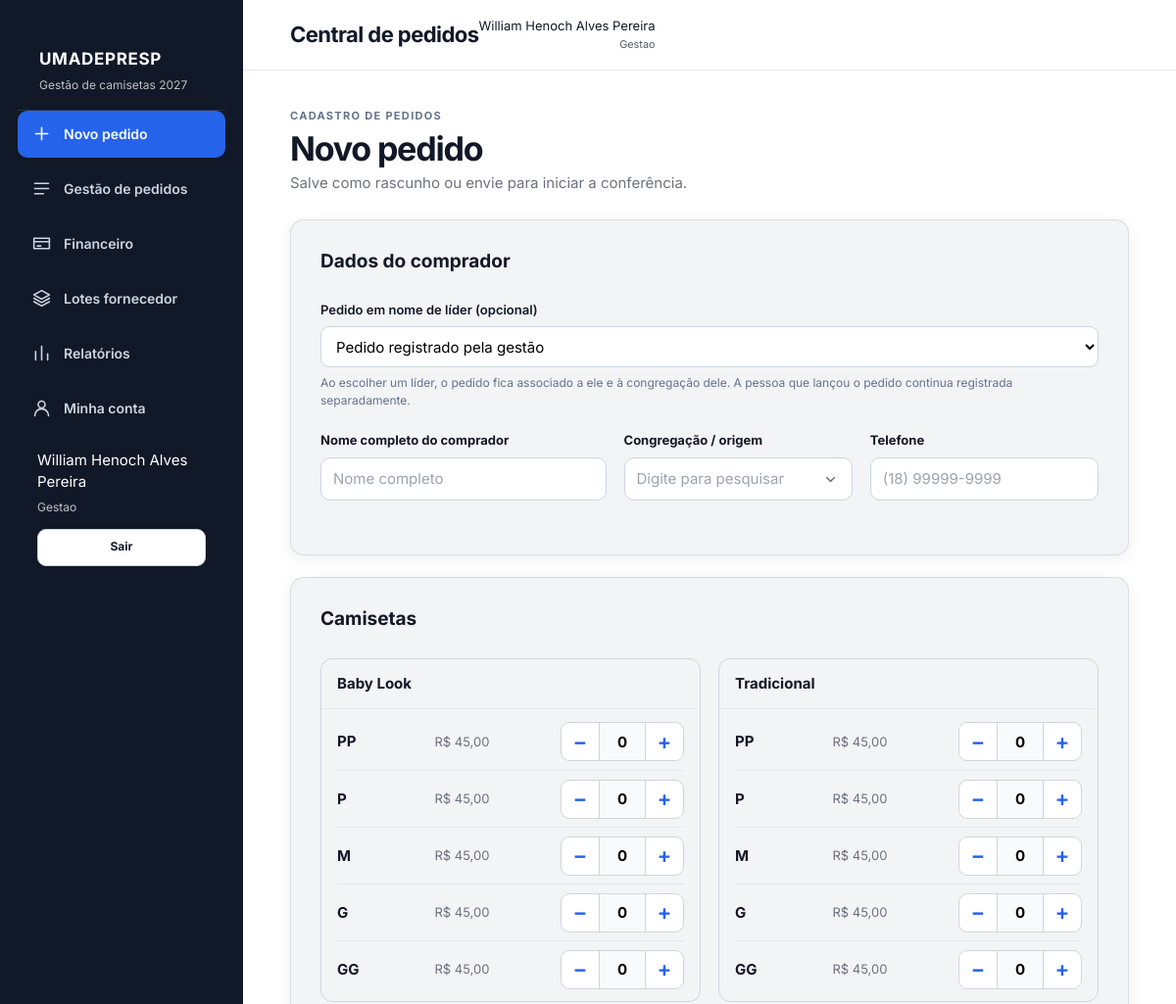
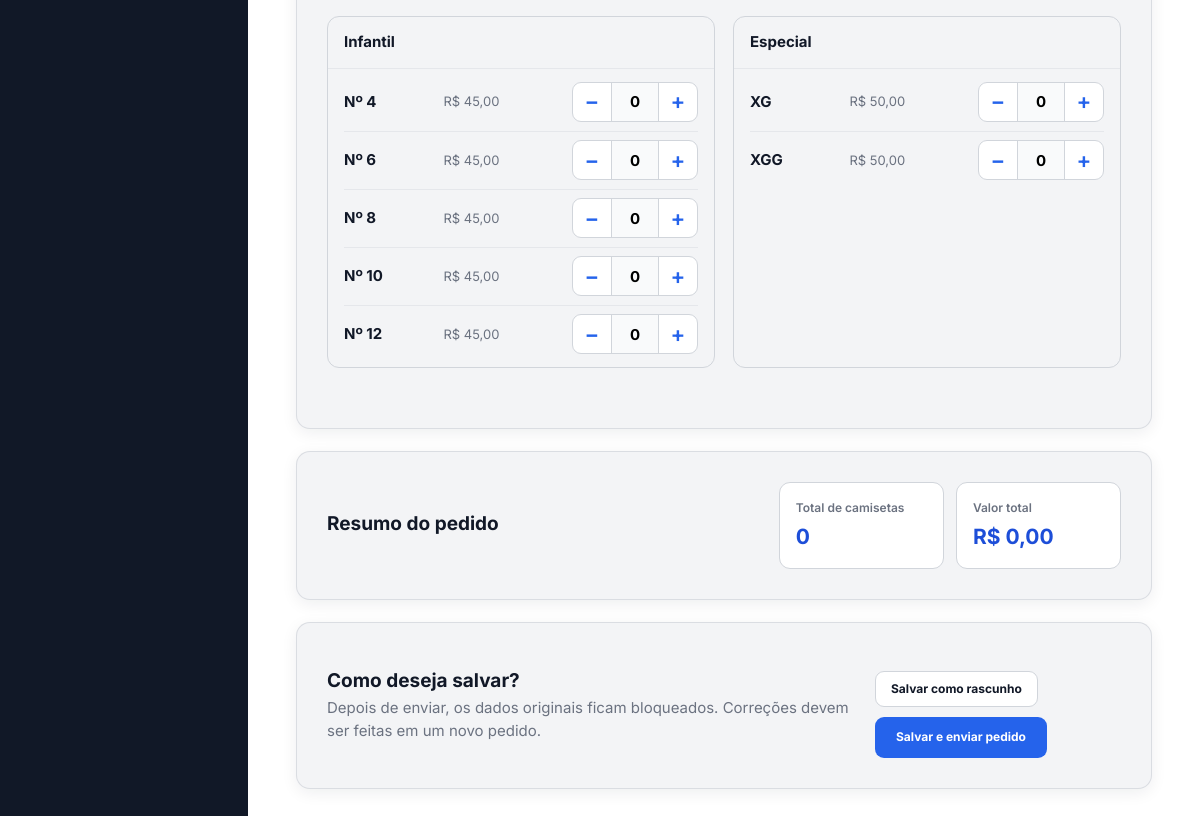
The app's page /view/pedidos.php (signed in) with its own data (2 pictures, top to bottom).
### tables this page shows
CREATE TABLE `usuarios` (
  `id` int(10) UNSIGNED NOT NULL,
  `nome_completo` varchar(180) NOT NULL,
  `email` varchar(190) NOT NULL,
  `telefone` varchar(30) DEFAULT NULL,
  `data_nascimento` date NOT NULL,
  `senha_hash` varchar(255) NOT NULL,
  `congregacao_id` int(10) UNSIGNED DEFAULT NULL,
  `perfil` enum('master','gestao','lider') NOT NULL DEFAULT 'lider',
  `status` enum('aguardando_aprovacao','ativo','inativo','bloqueado') NOT NULL DEFAULT 'aguardando_aprovacao',
  `senha_inicial_ativa` tinyint(1) NOT NULL DEFAULT 1,
  `criado_em` datetime NOT NULL DEFAULT current_timestamp(),
  `atualizado_em` datetime NOT NULL DEFAULT current_timestamp() ON UPDATE current_timestamp()
);

CREATE TABLE `camisetas` (
  `id` int(10) UNSIGNED NOT NULL,
  `modelo` varchar(60) NOT NULL,
  `tamanho` varchar(20) NOT NULL,
  `valor` decimal(10,2) NOT NULL,
  `ativo` tinyint(1) NOT NULL DEFAULT 1,
  `ordem_exibicao` int(10) UNSIGNED NOT NULL
);

### config/bootstrap.php (called while the page is built, shortened)
<?php
require_once APP_ROOT . '/model/Sistema.php';
function app_config($chave = null)
{
    $config = $GLOBALS['app_config'];
    return $chave === null ? $config : ($config[$chave] ?? null);
}
function app_system()
{
    static $sistema = null;
    if ($sistema === null) $sistema = new Sistema(app_config('database'));
    return $sistema;
}
function e($valor)
{
    return htmlspecialchars((string) $valor, ENT_QUOTES | ENT_SUBSTITUTE, 'UTF-8');
}
function obter_formulario_anterior()
{
    $dados = $_SESSION['formulario_anterior'] ?? [];
    return $dados;
}
function app_url($caminho = '')
{
    $script = str_replace('\\', '/', (string) ($_SERVER['SCRIPT_NAME'] ?? ''));
    $partes = explode('/', trim($script, '/'));
    if (count($partes) >= 2 && in_array($partes[count($partes) - 2], ['view', 'processamento'], true)) {
        array_pop($partes);
        array_pop($partes);
    } else {
        array_pop($partes);
    }
    $raiz = $partes ? '/' . implode('/', $partes) : '';
    return $raiz . '/' . ltrim($caminho, '/');
}
function app_current_user()
{
    try {
        $usuario = app_system()->obterUsuario((int) $_SESSION['usuario']['id']);
        unset($usuario['senha_hash']);
        return $usuario;
    } catch (Throwable $e) {
        unset($_SESSION['usuario']);
        return null;
    }
}
function app_require_login()
{
    if (!app_current_user()) {
        flash('erro', 'Entre com seu e-mail e senha para continuar.');
        app_redirect('view/login.php');
    }
}
function app_has_permission($permissao)
{
    $usuario = app_current_user();
    $override = app_system()->obterPermissao((int) $usuario['id'], $permissao);
    if ($override !== null) return (bool) $override;
    $padroes = [
        'gestao' => [
            'criar_pedido' => true,
            'pedidos_ver_todos' => true,
            'financeiro' => true,
            'lotes' => true,
            'relatorios' => true,
            'criar_pedido_em_nome_de_outro' => true,
            'alterar_status_operacional' => true,
            'registrar_pagamentos' => true,
            'gerar_lotes' => true,
        ],
        'lider' => [
            'criar_pedido' => true,
            'meus_pedidos' => true,
        ],
    ];
    return !empty($padroes[$usuario['perfil']][$permissao]);
}
function app_require_permission($permissao)
{
    app_require_login();
}
function app_is_management()
{
    $u = app_current_user();
    return $u && in_array($u['perfil'], ['master', 'gestao'], true);
}
function formatar_moeda($valor)
{
    return 'R$ ' . number_format((float) $valor, 2, ',', '.');
}

### model/Sistema.php (called while the page is built, shortened)
<?php
class Sistema
{
    private $db;
    public function __construct(array $config)
    {
        try {
            $this->db = new mysqli(
                $config['host'],
                $config['user'],
                $config['password'],
                $config['name'],
                $config['port']
            );
            $this->db->set_charset('utf8mb4');
        } catch (Throwable $e) {
            throw new RuntimeException('Não foi possível conectar ao banco. Confira config/config.php e importe database/umadepresp.sql.');
        }
    }
    private function stmt($sql, $types = '', array $params = [])
    {
        $stmt = $this->db->prepare($sql);
        if ($types !== '' && $params) {
            $refs = [];
            foreach ($params as $key => $value) {
                $refs[$key] = &$params[$key];
            }
            array_unshift($refs, $types);
            call_user_func_array([$stmt, 'bind_param'], $refs);
        }
        $stmt->execute();
        return $stmt;
    }
    private function one($sql, $types = '', array $params = [])
    {
        $row = $this->stmt($sql, $types, $params)->get_result()->fetch_assoc();
        return $row ?: null;
    }
    private function all($sql, $types = '', array $params = [])
    {
        return $this->stmt($sql, $types, $params)->get_result()->fetch_all(MYSQLI_ASSOC);
    }
    public function obterUsuario($id)
    {
        return $this->one(
            'SELECT u.*, c.nome AS congregacao_nome FROM usuarios u LEFT JOIN congregacoes c ON c.id = u.congregacao_id WHERE u.id = ? LIMIT 1',
            'i', [(int) $id]
        );
    }
    public function obterPermissao($usuarioId, $permissao)
    {
        $row = $this->one('SELECT permitido FROM usuario_permissoes WHERE usuario_id = ? AND permissao = ? LIMIT 1', 'is', [(int) $usuarioId, $permissao]);
        return $row ? (bool) $row['permitido'] : null;
    }
    public function listarCamisetas()
    {
        return $this->all('SELECT id, modelo, tamanho, valor, ordem_exibicao FROM camisetas WHERE ativo = 1 ORDER BY ordem_exibicao, id');
    }
}

### view/partials/formPedido.php (the view, shortened to what this page needs)
<?php
$modo = $modo ?? 'cadastrar';
$pedido = $pedido ?? null;
$dadosFormulario = $dadosFormulario ?? [];
$usuarioAtual = app_current_user();
$ehGestao = app_is_management();
$nomeComprador = $dadosFormulario['nome_comprador'] ?? ($pedido['nome_comprador'] ?? '');
$telefone = $dadosFormulario['telefone'] ?? ($pedido['telefone'] ?? '');
$quantidadesAtuais = [];
$congregacaoSelecionada = '';
$camisetasPorModelo = [];
foreach ($camisetas as $camiseta) $camisetasPorModelo[$camiseta['modelo']][] = $camiseta;
?>
<form class="pedido-form" action="<?= e(app_url('processamento/processamentoPedido.php')) ?>" method="POST" data-pedido-form>
    <section class="card bloco-formulario" aria-labelledby="titulo-comprador">
        <div class="section-heading"><div><h2 id="titulo-comprador">Dados do comprador</h2></div></div>
        <?php if ($ehGestao && app_has_permission('criar_pedido_em_nome_de_outro')): ?>
        <div class="campo-mod mod-section"><label for="responsavel_id">Pedido em nome de líder (opcional)</label>
            <select id="responsavel_id" name="responsavel_id"><option value="">Pedido registrado pela gestão</option>
            </select><small>Ao escolher um líder, o pedido fica associado a ele e à congregação dele. A pessoa que lançou o pedido continua registrada separadamente.</small>
        </div>
        <?php elseif (!$ehGestao): ?><input type="hidden" name="responsavel_id" value="<?= (int) $usuarioAtual['id'] ?>"><?php endif; ?>
        <div class="form-grid comprador-grid">
            <div class="campo campo-amplo"><label for="nome_comprador">Nome completo do comprador</label><input id="nome_comprador" name="nome_comprador" type="text" maxlength="150" value="<?= e($nomeComprador) ?>" placeholder="Nome completo" autocomplete="name" required><span class="campo-erro" data-erro-campo="nome_comprador"></span></div>
            <?php if ($ehGestao): ?>
            <div class="campo combobox" data-combobox><label for="congregacao_busca">Congregação / origem</label><div class="combobox-input-wrap"><input id="congregacao_busca" type="search" value="<?= e($congregacaoSelecionada) ?>" placeholder="Digite para pesquisar" autocomplete="off" role="combobox" aria-expanded="false" aria-controls="lista-congregacoes" aria-autocomplete="list" aria-haspopup="listbox" spellcheck="false" required><svg aria-hidden="true" viewBox="0 0 24 24"><path d="m7 10 5 5 5-5"/></svg></div>
                <span class="campo-erro" data-erro-campo="congregacao_id"></span>
            </div>
            <?php else: ?>
            <div class="campo"><label>Congregação</label><input type="text" value="<?= e($usuarioAtual['congregacao_nome'] ?? $congregacaoSelecionada) ?>" readonly><input type="hidden" id="congregacao_id" name="congregacao_id" value="<?= (int) $usuarioAtual['congregacao_id'] ?>"></div>
            <?php endif; ?>
            <div class="campo"><label for="telefone">Telefone</label><input id="telefone" name="telefone" type="tel" maxlength="20" value="<?= e($telefone) ?>" placeholder="(18) 99999-9999" autocomplete="tel" required><span class="campo-erro" data-erro-campo="telefone"></span></div>
        </div>
    </section>
    <section class="card bloco-formulario" aria-labelledby="titulo-camisetas"><div class="section-heading"><div><h2 id="titulo-camisetas">Camisetas</h2></div></div>
        <div class="modelos-grid"><?php foreach ($camisetasPorModelo as $modelo => $itensModelo): ?><section class="modelo-card"><h3><?= e($modelo) ?></h3><div class="camisetas-lista"><?php foreach ($itensModelo as $camiseta): $quantidade = (int) ($quantidadesAtuais[$camiseta['id']] ?? 0); ?><div class="camiseta-linha" data-camiseta-linha data-preco="<?= e($camiseta['valor']) ?>"><span class="tamanho-label"><?= e($camiseta['tamanho']) ?></span><span class="preco-label"><?= e(formatar_moeda($camiseta['valor'])) ?></span><div class="quantidade-controle" aria-label="Quantidade de <?= e($modelo . ' ' . $camiseta['tamanho']) ?>"><button type="button" class="quantidade-btn" data-quantidade-menos aria-label="Diminuir quantidade">−</button><input type="number" inputmode="numeric" min="0" max="999" readonly name="quantidades[<?= (int) $camiseta['id'] ?>]" value="<?= $quantidade ?>" aria-label="Quantidade"><button type="button" class="quantidade-btn" data-quantidade-mais aria-label="Aumentar quantidade">+</button></div></div><?php endforeach; ?></div></section><?php endforeach; ?></div><span class="campo-erro erro-itens" data-erro-campo="quantidades"></span>
    </section>
    <section class="card resumo-pedido" aria-labelledby="titulo-resumo"><div class="section-heading"><div><h2 id="titulo-resumo">Resumo do pedido</h2></div></div><div class="resumo-valores"><div><span>Total de camisetas</span><strong data-total-itens>0</strong></div><div><span>Valor total</span><strong data-total-valor>R$ 0,00</strong></div></div></section>
    <section class="card acao-salvar"><div class="section-heading compacta"><div><h2><?= $modo === 'editar' ? 'Salvar rascunho ou enviar' : 'Como deseja salvar?' ?></h2><p>Depois de enviar, os dados originais ficam bloqueados. Correções devem ser feitas em um novo pedido.</p></div></div>
      <div class="mod-actions"><button class="btn btn-secondary" type="submit" name="intencao" value="rascunho">Salvar como rascunho</button><button class="btn btn-primary btn-grande" type="submit" name="intencao" value="enviar"><?= $modo === 'editar' ? 'Salvar e enviar pedido' : 'Salvar e enviar pedido' ?></button></div>
    </section>
</form>

### view/partials/header.php (shortened to what this page needs)
<?php
$paginaAtiva = $paginaAtiva ?? '';
$usuarioLogado = app_current_user();
?>
<!DOCTYPE html>
<html lang="pt-BR">
<head>
    <link rel="stylesheet" href="<?= e(app_url('css/style.css')) ?>">
    <link rel="stylesheet" href="<?= e(app_url('css/modules.css')) ?>">
</head>
<body>
<div class="app-shell <?= $usuarioLogado ? '' : 'app-shell-publica' ?>">
    <?php if ($usuarioLogado): ?>
    <aside class="sidebar" aria-label="Menu principal">
        <div class="sidebar-brand"><strong>UMADEPRESP</strong><span>Gestão de camisetas 2027</span></div>
        <nav class="sidebar-nav">
            <?php if (app_has_permission('criar_pedido')): ?>
            <a class="nav-link <?= $paginaAtiva === 'pedidos' ? 'ativo' : '' ?>" href="<?= e(app_url('view/pedidos.php')) ?>"><svg aria-hidden="true" viewBox="0 0 24 24"><path d="M12 5v14M5 12h14"/></svg><span>Novo pedido</span></a>
            <?php endif; ?>
            <a class="nav-link <?= $paginaAtiva === 'gestao' ? 'ativo' : '' ?>" href="<?= e(app_url('view/gestaoPedidos.php')) ?>"><svg aria-hidden="true" viewBox="0 0 24 24"><path d="M4 6h16M4 12h16M4 18h10"/></svg><span><?= $usuarioLogado['perfil'] === 'lider' ? 'Meus pedidos' : 'Gestão de pedidos' ?></span></a>
            <?php if (app_has_permission('financeiro')): ?><a class="nav-link <?= $paginaAtiva === 'financeiro' ? 'ativo' : '' ?>" href="<?= e(app_url('view/financeiro.php')) ?>"><svg aria-hidden="true" viewBox="0 0 24 24"><path d="M3 6h18v12H3zM3 10h18M7 15h4"/></svg><span>Financeiro</span></a><?php endif; ?>
            <?php if (app_has_permission('lotes')): ?><a class="nav-link <?= $paginaAtiva === 'lotes' ? 'ativo' : '' ?>" href="<?= e(app_url('view/lotes.php')) ?>"><svg aria-hidden="true" viewBox="0 0 24 24"><path d="m12 3 9 5-9 5-9-5 9-5ZM3 12l9 5 9-5M3 16l9 5 9-5"/></svg><span>Lotes fornecedor</span></a><?php endif; ?>
            <?php if (app_has_permission('relatorios')): ?><a class="nav-link <?= $paginaAtiva === 'relatorios' ? 'ativo' : '' ?>" href="<?= e(app_url('view/relatorios.php')) ?>"><svg aria-hidden="true" viewBox="0 0 24 24"><path d="M5 20V10M12 20V4M19 20v-7"/></svg><span>Relatórios</span></a><?php endif; ?>
            <a class="nav-link <?= $paginaAtiva === 'conta' ? 'ativo' : '' ?>" href="<?= e(app_url('view/minhaConta.php')) ?>"><svg aria-hidden="true" viewBox="0 0 24 24"><circle cx="12" cy="8" r="4"/><path d="M4 21a8 8 0 0 1 16 0"/></svg><span>Minha conta</span></a>
        </nav>
        <div class="sidebar-bottom"><span><?= e($usuarioLogado['nome_completo']) ?></span><small><?= e(ucfirst($usuarioLogado['perfil'])) ?></small><form action="<?= e(app_url('processamento/processamentoAuth.php')) ?>" method="post"><input type="hidden" name="csrf_token" value="<?= e(csrf_token()) ?>"><input type="hidden" name="acao" value="logout"><button class="btn btn-secondary btn-compacto" type="submit">Sair</button></form></div>
    </aside>
    <?php endif; ?>
    <div class="app-main <?= $usuarioLogado ? '' : 'app-main-publica' ?>">
        <header class="topbar">
            <h1><?= e($usuarioLogado ? 'Central de pedidos' : 'UMADEPRESP 2027') ?></h1>
            <?php if ($usuarioLogado): ?><div class="topbar-user"><span><?= e($usuarioLogado['nome_completo']) ?></span><small><?= e(ucfirst($usuarioLogado['perfil'])) ?></small></div><?php endif; ?>
        </header>
        <main class="content">

### css/modules.css (style rules this page uses)
.sidebar-brand { padding:20px 22px 16px;display:flex;flex-direction:column;gap:4px;border-bottom:1px solid rgba(255,255,255,.1);color:#fff }
.sidebar-brand strong { font-size:17px;letter-spacing:.04em }
.sidebar-brand span,.sidebar-bottom small { font-size:12px;opacity:.72 }
.sidebar-bottom { margin-top:auto;padding:18px 20px;display:flex;flex-direction:column;gap:5px;color:#fff }
.sidebar-bottom form { margin-top:8px }
.sidebar-bottom .btn { width:100% }
.topbar-user { display:flex;flex-direction:column;align-items:flex-end;gap:2px;font-size:13px }
.topbar-user small { opacity:.7 }
.form-stack input,.form-stack select,.form-stack textarea,.campo input,.campo select,.campo textarea { max-width:100%;width:100%;min-height:44px;border:1px solid #cbd5e1;border-radius:10px;padding:10px 12px;background:#fff;color:#0f172a;font:inherit }
.campo-mod { display:flex;flex-direction:column;gap:7px;min-width:0 }
.campo-mod label { font-size:13px;font-weight:600 }
.campo-mod input,.campo-mod select,.campo-mod textarea { width:100%;min-height:42px;padding:9px 11px;border:1px solid #cbd5e1;border-radius:9px;background:#fff;font:inherit }
.campo-mod small { font-size:12px;color:#64748b }
.mod-section { margin-bottom:22px }
.mod-actions { display:flex;gap:10px;flex-wrap:wrap;margin-top:18px }
.mod-order-actions .btn,.mod-actions .btn { font-size:12px;min-height:36px }

### records on screen
usuarios: nome_completo "William Henoch Alves Pereira", perfil "Gestao"
camisetas: tamanho "PP", valor "R$ 45,00", id "0"
camisetas: tamanho "P", valor "R$ 45,00", id "0"
camisetas: tamanho "M", valor "R$ 45,00", id "0"
camisetas: tamanho "G", valor "R$ 45,00", id "0"
camisetas: tamanho "GG", valor "R$ 45,00", id "0"
camisetas: tamanho "PP", valor "R$ 45,00", id "0"
camisetas: tamanho "P", valor "R$ 45,00", id "0"
camisetas: tamanho "M", valor "R$ 45,00", id "0"
camisetas: tamanho "G", valor "R$ 45,00", id "0"
camisetas: tamanho "GG", valor "R$ 45,00", id "0"
camisetas: tamanho "Nº 4", valor "R$ 45,00", id "0"
camisetas: tamanho "Nº 6", valor "R$ 45,00", id "0"
camisetas: tamanho "Nº 8", valor "R$ 45,00", id "0"
camisetas: tamanho "Nº 10", valor "R$ 45,00", id "0"
camisetas: tamanho "Nº 12", valor "R$ 45,00", id "0"
camisetas: tamanho "XG", valor "R$ 50,00", id "0"
camisetas: tamanho "XGG", valor "R$ 50,00", id "0"

### other values on screen
$usuarioLogado ? 'Central de pedidos' : 'UMADEPRESP 2027' "Central de pedidos"
$modelo "Baby Look"
$modelo "Tradicional"
$modelo "Infantil"
$modelo "Especial"
